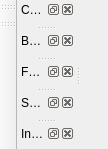
<?xml version="1.0" encoding="UTF-8"?>
<ui version="4.0">
 <class>QmainwindowEbook</class>
 <widget class="QMainWindow" name="QmainwindowEbook">
  <property name="geometry">
   <rect>
    <x>0</x>
    <y>0</y>
    <width>108</width>
    <height>149</height>
   </rect>
  </property>
  <property name="focusPolicy">
   <enum>Qt::StrongFocus</enum>
  </property>
  <property name="windowTitle">
   <string>E-book viewer</string>
  </property>
  <widget class="QwidgetDocument" name="qwidgetDocument"/>
  <widget class="QtoolbarEdit" name="qtoolbarEdit">
   <property name="windowTitle">
    <string>Edit</string>
   </property>
   <property name="iconSize">
    <size>
     <width>18</width>
     <height>18</height>
    </size>
   </property>
   <attribute name="toolBarArea">
    <enum>LeftToolBarArea</enum>
   </attribute>
   <attribute name="toolBarBreak">
    <bool>false</bool>
   </attribute>
  </widget>
  <widget class="QdockwidgetContent" name="qdockwidgetContent">
   <property name="contextMenuPolicy">
    <enum>Qt::CustomContextMenu</enum>
   </property>
   <property name="windowTitle">
    <string>Content</string>
   </property>
   <attribute name="dockWidgetArea">
    <number>1</number>
   </attribute>
  </widget>
  <widget class="QdockwidgetBookmark" name="qdockwidgetBookmark">
   <property name="contextMenuPolicy">
    <enum>Qt::CustomContextMenu</enum>
   </property>
   <property name="windowTitle">
    <string>Bookmark</string>
   </property>
   <attribute name="dockWidgetArea">
    <number>1</number>
   </attribute>
  </widget>
  <widget class="QdockwidgetFootnote" name="qdockwidgetFootnote">
   <property name="contextMenuPolicy">
    <enum>Qt::CustomContextMenu</enum>
   </property>
   <property name="windowTitle">
    <string>Footnote</string>
   </property>
   <attribute name="dockWidgetArea">
    <number>1</number>
   </attribute>
  </widget>
  <widget class="QdockwidgetSynopsis" name="qdockwidgetSynopsis">
   <property name="windowTitle">
    <string>Synopsis</string>
   </property>
   <attribute name="dockWidgetArea">
    <number>1</number>
   </attribute>
  </widget>
  <widget class="QdockwidgetQwebinspector" name="qdockwidgetQwebinspector">
   <property name="windowTitle">
    <string>Inspect</string>
   </property>
   <attribute name="dockWidgetArea">
    <number>1</number>
   </attribute>
  </widget>
  <widget class="QtoolbarSynopsis" name="qtoolbarSynopsis">
   <property name="windowTitle">
    <string>toolBar</string>
   </property>
   <property name="iconSize">
    <size>
     <width>18</width>
     <height>18</height>
    </size>
   </property>
   <attribute name="toolBarArea">
    <enum>LeftToolBarArea</enum>
   </attribute>
   <attribute name="toolBarBreak">
    <bool>false</bool>
   </attribute>
  </widget>
 </widget>
 <customwidgets>
  <customwidget>
   <class>QtoolbarEdit</class>
   <extends>QToolBar</extends>
   <header>calibre.gui2.viewer.qtoolbar.qtoolbarEdit</header>
  </customwidget>
  <customwidget>
   <class>QdockwidgetSynopsis</class>
   <extends>QDockWidget</extends>
   <header>calibre.gui2.viewer.qdockwidget.qdockwidgetSynopsis</header>
   <container>1</container>
  </customwidget>
  <customwidget>
   <class>QdockwidgetFootnote</class>
   <extends>QDockWidget</extends>
   <header>calibre.gui2.viewer.qdockwidget.qdockwidgetFootnote</header>
   <container>1</container>
  </customwidget>
  <customwidget>
   <class>QdockwidgetBookmark</class>
   <extends>QDockWidget</extends>
   <header>calibre.gui2.viewer.qdockwidget.qdockwidgetBookmark</header>
   <container>1</container>
  </customwidget>
  <customwidget>
   <class>QdockwidgetContent</class>
   <extends>QDockWidget</extends>
   <header>calibre.gui2.viewer.qdockwidget.qdockwidgetContent</header>
   <container>1</container>
  </customwidget>
  <customwidget>
   <class>QdockwidgetQwebinspector</class>
   <extends>QDockWidget</extends>
   <header>calibre.gui2.viewer.qdockwidget.qdockwidgetQwebinspector</header>
   <container>1</container>
  </customwidget>
  <customwidget>
   <class>QwidgetDocument</class>
   <extends>QWidget</extends>
   <header>calibre.gui2.viewer.qwidget.qwidgetDocument</header>
   <container>1</container>
  </customwidget>
  <customwidget>
   <class>QtoolbarSynopsis</class>
   <extends>QToolBar</extends>
   <header>calibre.gui2.viewer.qtoolbar.qtoolbarSynopsis</header>
  </customwidget>
 </customwidgets>
 <resources/>
 <connections/>
</ui>
